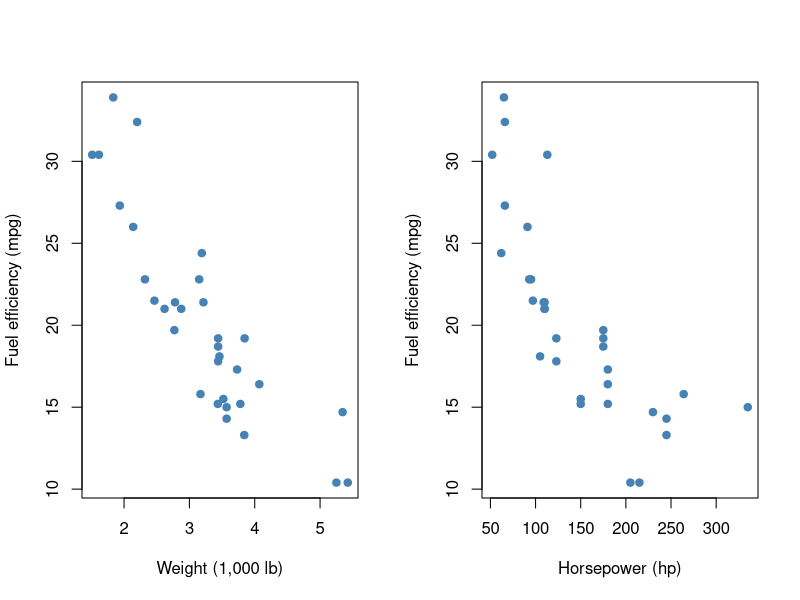
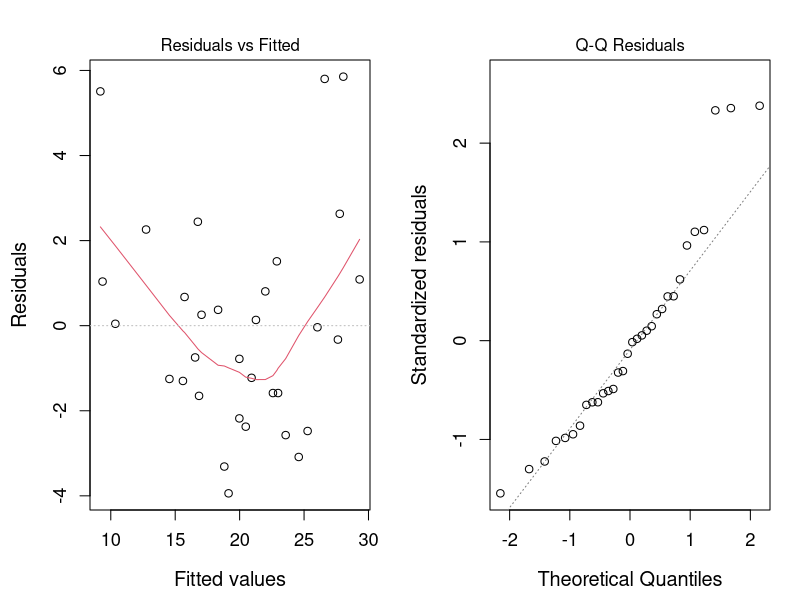

These charts were generated, in order, by the following R code:
## ---- chunk 1
#| label: data-preparation
cars <- mtcars[, c("mpg", "wt", "hp")]
head(cars)
summary(cars)
colSums(is.na(cars))
## ---- chunk 2
#| label: fig-explore
#| fig-cap: "Observed relationships between fuel efficiency and the two predictors."
#| fig-width: 9
#| fig-height: 4
par(mfrow = c(1, 2))
plot(cars$wt, cars$mpg, pch = 19, col = "steelblue",
     xlab = "Weight (1,000 lb)", ylab = "Fuel efficiency (mpg)")
plot(cars$hp, cars$mpg, pch = 19, col = "steelblue",
     xlab = "Horsepower (hp)", ylab = "Fuel efficiency (mpg)")
par(mfrow = c(1, 1))
## ---- chunk 3
#| label: model-fit
model <- lm(mpg ~ wt + hp, data = cars)
summary(model)
## ---- chunk 4
#| label: coefficient-table
coef_table <- as.data.frame(summary(model)$coefficients)
round(coef_table, 4)
## ---- chunk 5
#| label: model-fit-statistics
s <- summary(model)
data.frame(
  R_squared = s$r.squared,
  Adjusted_R_squared = s$adj.r.squared,
  Residual_standard_error = s$sigma,
  F_statistic = unname(s$fstatistic["value"])
)
## ---- chunk 6
#| label: fig-diagnostics
#| fig-cap: "Regression diagnostic plots: residuals versus fitted values and normal Q–Q plot."
#| fig-width: 12
#| fig-height: 5
#| out-width: "100%"
#| warning: false

# Two diagnostic plots side by side
oldpar <- par(no.readonly = TRUE)

par(
  mfrow = c(1, 2),
  mar = c(4.5, 4.5, 3, 1.5),
  cex.axis = 1.1,
  cex.lab = 1.2,
  cex.main = 1.2
)

plot(model, which = 1, id.n = 0)
plot(model, which = 2, id.n = 0)

par(oldpar)
## ---- chunk 7
cor(cars$wt, cars$hp)
## ---- chunk 8
#| label: predictions
new_car <- data.frame(wt = 3.0, hp = 150)
predict(model, newdata = new_car, interval = "prediction", level = 0.95)
